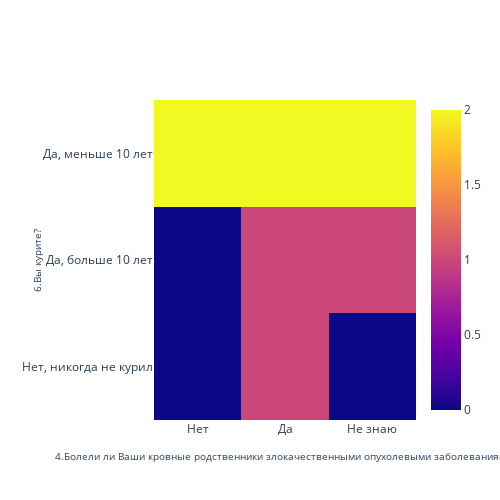

Write notebook code for a chart like this one.
### Code cell
fig = go.Figure(data=go.Heatmap(x=df_x.values, y=df_y.values, z=df_z.values))
# fig.show()

fig.update_layout(
    autosize=False,
    width=500,
    height=500,
    xaxis=go.layout.XAxis(
        title_text = df_x.name,
        ticktext=["Нет", "Да", "Не знаю"],
        tickvals=[0, 1, 2],
        tickmode="array",
        titlefont=dict(size=10),
    ),
    yaxis=go.layout.YAxis(
        title_text=df_y.name,
        ticktext=["Нет, никогда не курил", "Да, больше 10 лет", "Да, меньше 10 лет"],
        tickvals=[0, 1, 2],
        tickmode="array",
        titlefont=dict(size=10),
    )
)

### Figure 1 — Plotly figure (JSON) as saved in the notebook; plotly's stock layout.template omitted (floating-point values rounded to 4 significant figures; data arrays with more than 128 entries replaced by an {"elided": "..."} marker saying what was removed)
{"data": [{"type": "heatmap", "x": {"elided": "357 int values"}, "y": {"elided": "357 int values"}, "z": {"elided": "357 int values"}}], "layout": {"autosize": false, "height": 500, "width": 500, "xaxis": {"tickmode": "array", "ticktext": ["Нет", "Да", "Не знаю"], "tickvals": [0, 1, 2], "title": {"font": {"size": 10}, "text": "4.Болели ли Ваши кровные родственники злокачественными опухолевыми заболеваниями? "}}, "yaxis": {"tickmode": "array", "ticktext": ["Нет, никогда не курил", "Да, больше 10 лет", "Да, меньше 10 лет"], "tickvals": [0, 1, 2], "title": {"font": {"size": 10}, "text": "6.Вы курите?"}}}}
